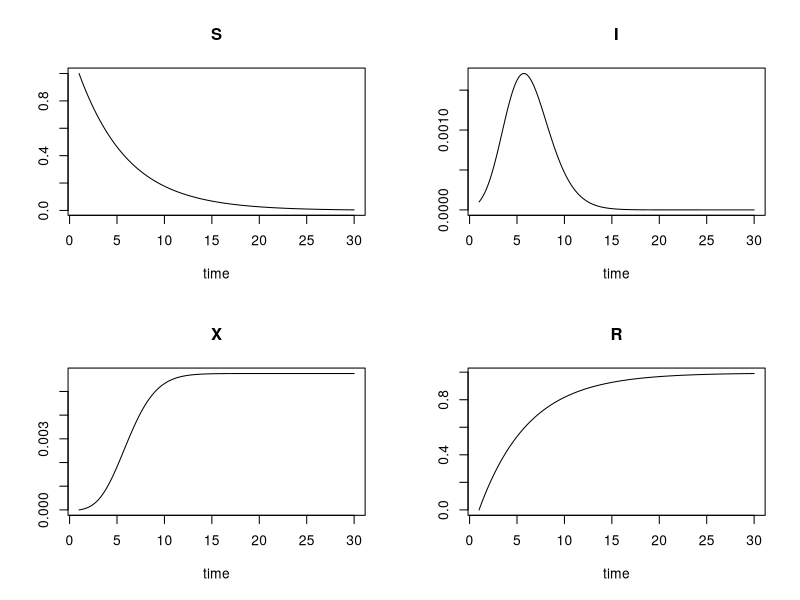

The R source for this figure:
## model implemented by tpetzoldt
## inspired by the python code of:
## http://rocs.hu-berlin.de/corona/docs/forecast/results_by_country/
## http://rocs.hu-berlin.de/corona/docs/forecast/model/
## https://github.com/benmaier/COVID19CaseNumberModel

library(deSolve)


sirx <- function(t, y, p) {
  with(as.list(c(y, p)), {
    dS <- -alpha * S * I - kappa0 * S
    dI <-  alpha * S * I - beta * I - kappa0 * I - kappa * I
    dX <- (kappa0 + kappa) * I
    dR <- kappa0 * S + beta * I

    list(c(dS, dI, dX, dR))
  })
}

#R0    <- 3.07      # webpage
R0    <- 6.2        # github code
beta  <- 0.38       # webpage
alpha <- R0 * beta  # webpage

kappa  <- beta      # github
kappa0 <- beta/2    # github

I0 <- 1e-4          # assumption
S0 <- 1 - I0
X0 <- 0

parms <- c(alpha, beta, kappa, kappa0)
y0 <- c(S=S0, I=I0, X=X0, R=0)
times <- seq(1, 30, 0.1)
out <- ode(y0, times, sirx, parms, method="bdf", atol=1e-8)

#matplot.0D(out)
plot(out)
